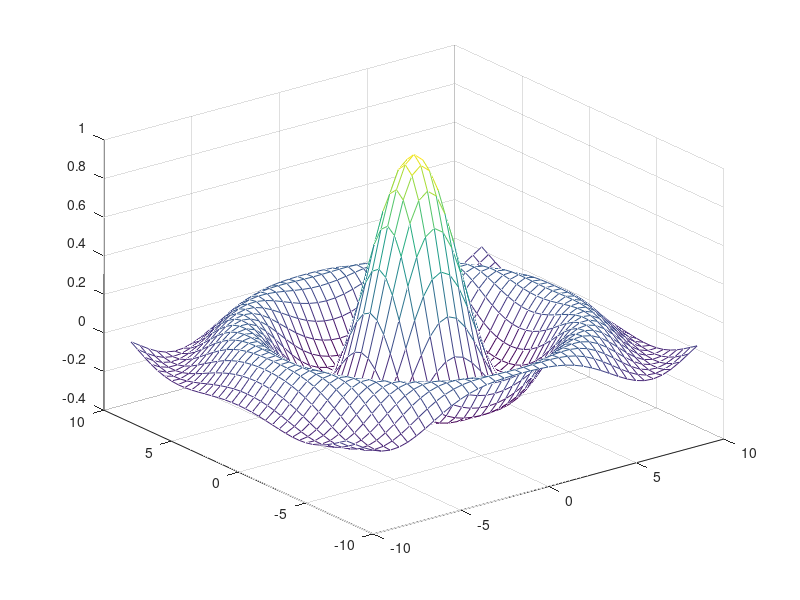

Write the MATLAB code that produced this figure.
% sinc3d.m

x = -10 : 0.5 : 10;
y = -8 : 0.5 : 8;

[ X , Y ] = meshgrid( x , y );
r = sqrt( X.^2 + Y.^2 ) + eps;
Z = sin(r) ./ r;
mesh(X,Y,Z)

disp('This program generates and plots X, Y and Z')
disp('Try surf(X,Y,Z)')